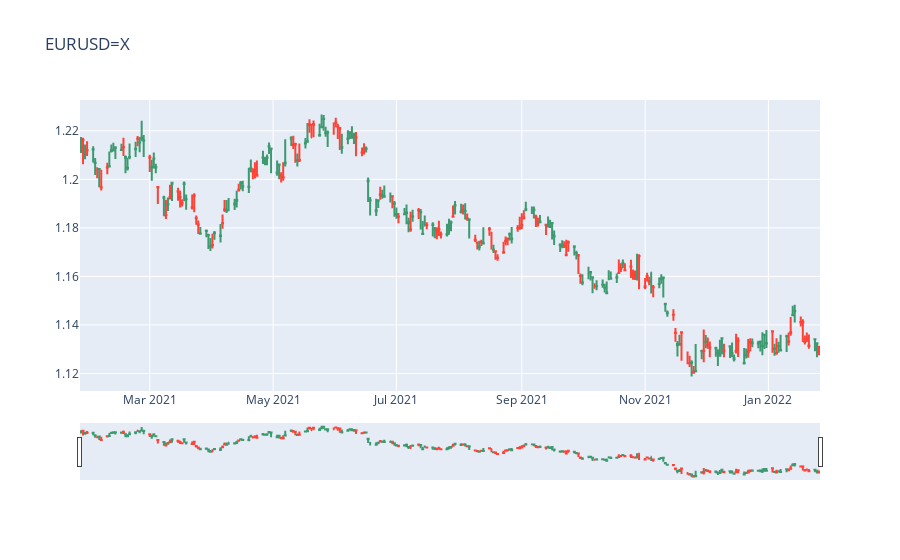

Notebook code for this chart:
### Code cell
import pandas as pd
import numpy as np
import platform
print('Python version = ' + platform.python_version())
import yfinance as yf
print('yfinance version = ' + yf.__version__)
import json
import datetime
import matplotlib.pyplot as plt
from matplotlib import style
import sys
import plotly.graph_objs as go

%matplotlib inline

#Stockdata
tickersymbol = ['TSLA','APC.DE', 'VOO']
fxtickersymbol = ['EURUSD=X', 'EURCHF=X', 'EURGBP=X']
stock_data = {}

today = datetime.datetime.today().replace(microsecond=0).isoformat()
print('Today = ' + today)
print()

def fetch_data(tickersymbol):
    for symbol in tickersymbol:
        
        #Create Dict from tickerdata
        tickerdata = yf.Ticker(symbol) #Ticker-Object
        daten = tickerdata.info #Dictionary
        #print(json.dumps(daten, indent=4))
        
        #Create DF for time certain period 
        tickerDF = tickerdata.history(period='1d',start='2020-1-1', end=today[:10]) #w isoformat, first 10 chars are the date
        priceLast = tickerDF['Close'].iloc[-1] #last row
        priceYest = tickerDF['Close'].iloc[-2] #row before last
        priceChange = priceLast - priceYest
        
        #Eigene Statistiken
        tickerDF['90ma']=tickerDF['Close'].rolling(window=90, min_periods=0).mean()
        tickerDF['200ma']=tickerDF['Close'].rolling(window=200, min_periods=0).mean()
            
        try:
            data = {
                'Symbol': symbol,
                'Letzter Preis': str("%.2f" % priceLast),
                'Preis gestern': str("%.2f" % priceYest),
                'Preis Change': str("%.2f" % priceChange),
                '52-Wochen-Hoch': daten.get('fiftyTwoWeekHigh'),
                '52-Wochen-Tief': daten.get('fiftyTwoWeekLow'),
                'Unternehmenswert/EBITDA': daten.get('enterpriseToEbitda'),
                'Durchschnittliche Dividendenrendite 5y': daten.get('fiveYearAvgDividendYield'),
                'Eigenkapitalrendite': daten.get('returnOnEquity'),
                'Schulden/Equity (gesamt) (mrq)': daten.get('debtToEquity')
            }
            stock_data[symbol] = data
        except:
            print(sys.exc_info())
            continue
        
        print(json.dumps(stock_data[symbol], indent=4, ensure_ascii=False))
        
        #plots        
        print(tickerDF['Close'].plot())
        print(tickerDF['90ma'].plot())
        print(tickerDF['200ma'].plot())
        plt.grid(True)    
        plt.xlabel('Date')
        plt.ylabel('Close')
        plt.legend()
        plt.title(symbol + ' Stock Price')
        plt.show()
        style.use('ggplot')
        
        print()
        
def fx_rates(fxtickersymbol):
    for symbol in fxtickersymbol:
        data = yf.download(tickers=symbol, period='1y', interval='1d')

        fig = go.Figure()

        #candlestick
        fig.add_trace(go.Candlestick(x=data.index,
                                    open=data['Open'],
                                    high=data['High'],
                                    low=data['Low'],
                                    close=data['Close'], name='market data'))
        #add titles
        fig.update_layout(
            title=symbol)
        fig.show()
    
#fetch_data(tickersymbol)
fx_rates(fxtickersymbol)

### Figure 1 — Plotly figure (JSON) as saved in the notebook; plotly's stock layout.template omitted (floating-point values rounded to 4 significant figures; data arrays with more than 128 entries replaced by an {"elided": "..."} marker saying what was removed)
{"data": [{"close": {"elided": "262 float values"}, "high": {"elided": "262 float values"}, "low": {"elided": "262 float values"}, "name": "market data", "open": {"elided": "262 float values"}, "type": "candlestick", "x": {"elided": "262 str values"}}], "layout": {"title": {"text": "EURUSD=X"}}}
